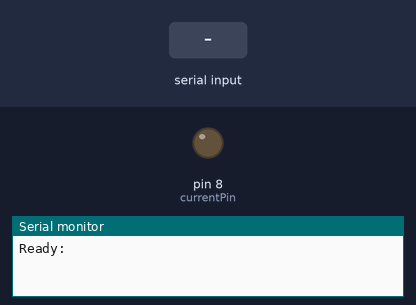
Simulated run of this sketch. Board: Arduino Uno, built with avr-gcc and run on an emulated ATmega328P. Parts: output pins drawn as LEDs (lit = HIGH), the last lines printed to the serial monitor. The inputs (shaded band) are chosen by the test bench.

Above: at 1.2 s.
1.3 s: "11\n" received over the second serial link
At 2.3 s:
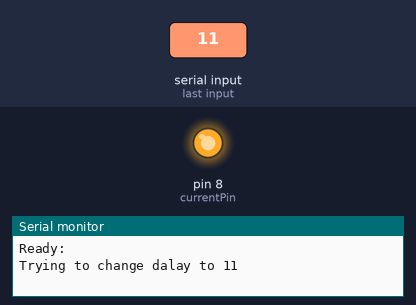
2.8 s: "12\n" received over the second serial link
At 3.4 s:
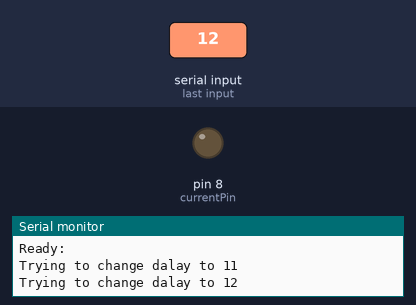
Timing chart, 0 to 5.8 s (numbered marks = the images above; inputs shaded):
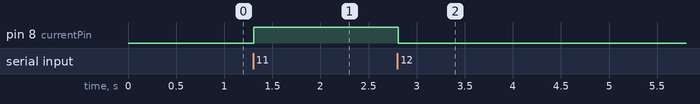

The sketch:

Bluetooth_relay_control.ino
```cpp
#include <SoftwareSerial.h>

SoftwareSerial BTSerial(3, 2); // RX | TX
int d = 1000;
String reader;
int currentPin = 8;

void setup()
{
  pinMode(8, OUTPUT);
  Serial.begin(9600);
  Serial.println("Ready:");
  BTSerial.begin(9600);  // HC-05 default speed in AT command more
}

void loop()
{
  reader="";
  while (BTSerial.available()) {
    delay(3);
    if (BTSerial.available()>0) {
      char c = BTSerial.read();
      reader += c;

    }
  }
  if (reader.length() > 0) {
    Serial.println("Trying to change dalay to "+reader+"");
    d = reader.toInt();
  }

  if (d == 11) {
    digitalWrite(8, HIGH);

  } else if (d == 12) {
    digitalWrite(8, LOW);
  }

}
```

Measured:
- after the input at 1.3 s, pin 8 (currentPin): LOW → HIGH at once
- after the input at 2.8 s, pin 8 (currentPin): HIGH → LOW at once
